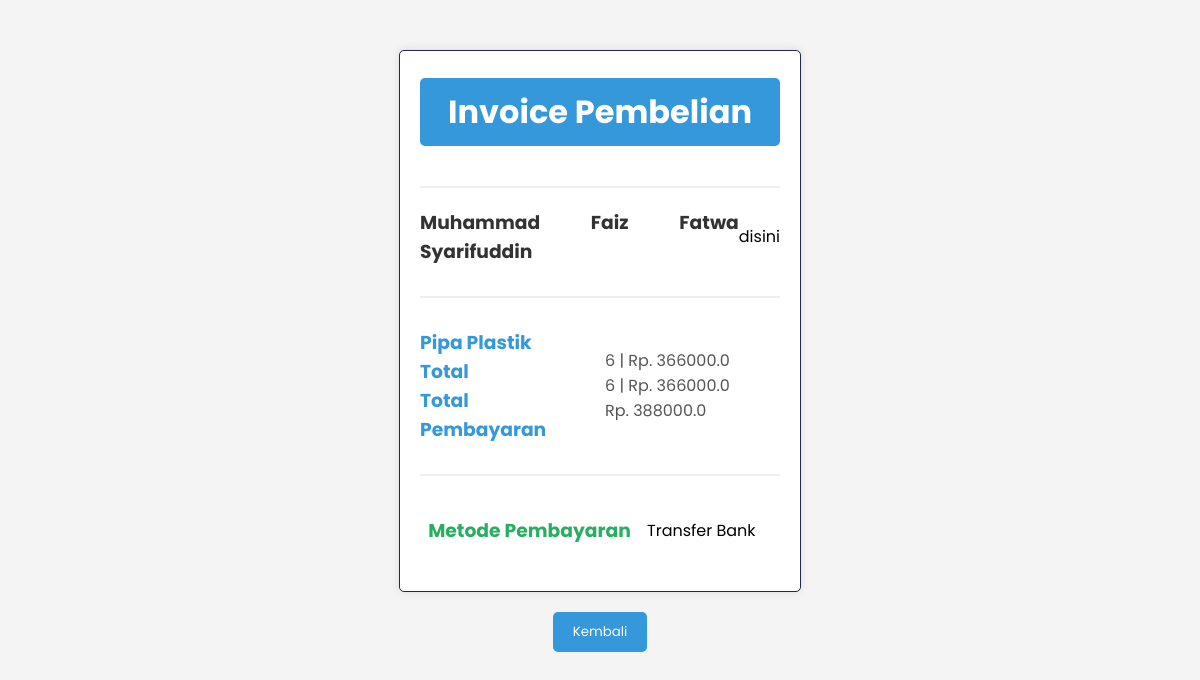
Screenshot of /invoice/29 (signed in) with the database file from the repository.
### models/user.py (models this page shows, shortened)
class User(db.Model, UserMixin):
    id_user = db.Column(db.Integer, primary_key=True)
    username = db.Column(db.String(20), nullable=False, unique=True)
    email = db.Column(db.String(120), nullable=False, unique=True)
    password = db.Column(db.String(80), nullable=False)
    fullname = db.Column(db.String(60), nullable=True, unique=False)
    gender = db.Column(db.CHAR(1), nullable=True, unique=False)
    telephone = db.Column(db.Integer, nullable=True, unique=False)
    address = db.Column(db.String(60), nullable=True, unique=False)
    is_admin = db.Column(db.Boolean, default=False)

### models/order_items.py (models this page shows)
class Order_items(db.Model):
    __tablename__ = 'order_items'
    id_order_item = db.Column(db.Integer, primary_key=True)
    id_product = db.Column(db.Integer, db.ForeignKey('product.id_product',name='fk_order_product'))  # Foreign key ke tabel Products
    id_session = db.Column(db.Integer, db.ForeignKey('session.id_session', name='fk_order_session'))  # Foreign key ke tabel session
    quantity = db.Column(db.Integer, nullable=False, default=1)
    product = db.relationship('Product', backref='order_items')
    session = db.relationship('session', back_populates='order_items')

### models/product.py (models this page shows)
class Product(db.Model):
    __tablename__ = 'product'
    id_product = db.Column(db.Integer, primary_key=True)
    name = db.Column(db.String(100))
    desc = db.Column(db.String(100))
    category = db.Column(db.String(100))
    quantityInStock = db.Column(db.Integer)
    price = db.Column(db.Float)
    picture = db.Column(db.String(100))

### models/payment_detail.py (models this page shows)
class Payment_detail(db.Model):
    __tablename__ = 'payment_detail'
    id_payment = db.Column(db.Integer, primary_key=True)
    amount = db.Column(db.Integer)
    payment_method = db.Column(db.String(100))
    bank_name = db.Column(db.String(100))
    account_number = db.Column(db.String(100))
    payment_date = db.Column(db.DateTime, default=datetime.utcnow)
    order_detail = db.relationship('Order_detail', back_populates='payment_detail')

### app.py (the view)
@app.route('/invoice/<int:order_id>', methods=['GET'])
@login_required
def invoice(order_id):
    order = Order_detail.query.get_or_404(order_id)
    total_price = sum(order_item.quantity * order_item.product.price for order_item in order.session.order_items)
    total_quantity = sum(order_item.quantity for order_item in order.session.order_items)
    SubPengiriman = 20000
    layanan = 1000
    Penanganan = 1000
    overall_pay = total_price + SubPengiriman + layanan + Penanganan
    return render_template('invoice.html', order=order, user=current_user, overall_pay=overall_pay, total_price=total_price, total_quantity=total_quantity)

### app.py (called while the page is built)
@login_manager.user_loader
def load_user(user_id):
    return User.query.get(int(user_id))

### templates/invoice.html (shortened to what this page needs)
<!DOCTYPE html>
<html lang="en">
<head>
    <link rel="stylesheet" type="text/css" href="{{ url_for('static', filename='css/invoice_style.css') }}">
    <link rel="stylesheet" type="text/css" href="invoice_style.css">
    <link rel="stylesheet" href="style.css">
</head>
<body>
    <div class="container" style="margin-top:50px;">
        <div class="satu">
            <h1>Invoice Pembelian</h1>
        </div>
        <hr>
        <div class="dua">
            <h3>
                {{ order.session.user.fullname }}
            </h3>
            <p>
                {{ order.session.user.address }}
            </p>
        </div>
        <hr>
        <div class="tiga">
            <div class="judul">
                {% for order_item in order.session.order_items %}
                <h3>
                    {{ order_item.product.name }}
                </h3>
                {% endfor %}
                <h3>
                    Total
                </h3>
                <h3>
                    Total Pembayaran
                </h3>
            </div>
            <div class="value">
                {% for order_item in order.session.order_items %}
                <p>
                    {{ order_item.quantity }} | Rp. {{ order_item.quantity * order_item.product.price }}
                </p>
                {% endfor %}
                <p>
                    {{ total_quantity }} | Rp. {{ total_price }}
                </p>
                <p>
                    Rp. {{ overall_pay }}
                </p>
            </div>
        </div>
        <hr>
        <div class="empat">
            <h3>
                Metode Pembayaran
            </h3>
            <p>
                {{ order.payment_detail.payment_method }}
            </p>
        </div>
    </div>
    <form action="{{ url_for('profil') }}" class="btn">
        <button>Kembali</button>
    </form>
</body>
</html>

### static/css/invoice_style.css (style rules this page uses)
* { margin: 0; padding: 0; font-family: 'Poppins', sans-serif; }
.container { background-color: antiquewhite; height: 500px; margin-top: 50px; margin-left: 450px; display: flex; justify-content: center; flex-direction: column; border: 1px solid #232946; border-radius: 10px; width: 30%; text-align: justify; }
.satu { display: flex; align-items: center; justify-content: center; margin-bottom: 30px; }
.dua { margin-top: 10px; display: flex; align-items: center; justify-content: space-around; }
.tiga { margin-top: 20px; display: flex; justify-content: space-around; align-items: center; margin-bottom: 20px; }
.empat { margin-top: 30px; display: flex; align-items: center; justify-content: space-around; margin-bottom: 20px; }

### templates/invoice.html (style rules this page uses)
body { font-family: 'Arial', sans-serif; margin: 0; padding: 0; background-color: #f4f4f4; }
.container { max-width: 800px; margin: 0 auto; background-color: #fff; padding: 20px; box-shadow: 0 0 10px rgba(0, 0, 0, 0.1); border-radius: 5px; }
h1, h3, p { margin: 0; }
.satu { text-align: center; background-color: #3498db; color: #fff; padding: 10px; border-radius: 5px; }
.dua, .tiga, .empat { margin-bottom: 20px; }
.dua h3 { color: #333; }
.judul, .value { display: inline-block; vertical-align: top; }
.judul { width: 50%; padding-right: 10px; }
.value { width: 50%; }
.judul h3 { color: #3498db; }
.value p { color: #555; }
hr { border: 1px solid #eee; margin: 10px 0; }
.empat h3 { color: #27ae60; }
.btn { text-align: center; margin-top: 20px; }
button { background-color: #3498db; color: #fff; padding: 10px 20px; border: none; border-radius: 5px; cursor: pointer; display: inline-block; }
form.btn { display: flex; justify-content: center; align-items: center; }

### rows the page displays
User: session.user.fullname "Muhammad Faiz Fatwa Syarifuddin", session.user.address "disini"
Order_items: product.name "Pipa Plastik", quantity "6", order_item.quantity*order_item.product.price "366000.0"
Payment_detail: payment_detail.payment_method "Transfer Bank"

### other values shown
{{ total_quantity }} "6"
{{ total_price }} "366000.0"
{{ overall_pay }} "388000.0"
